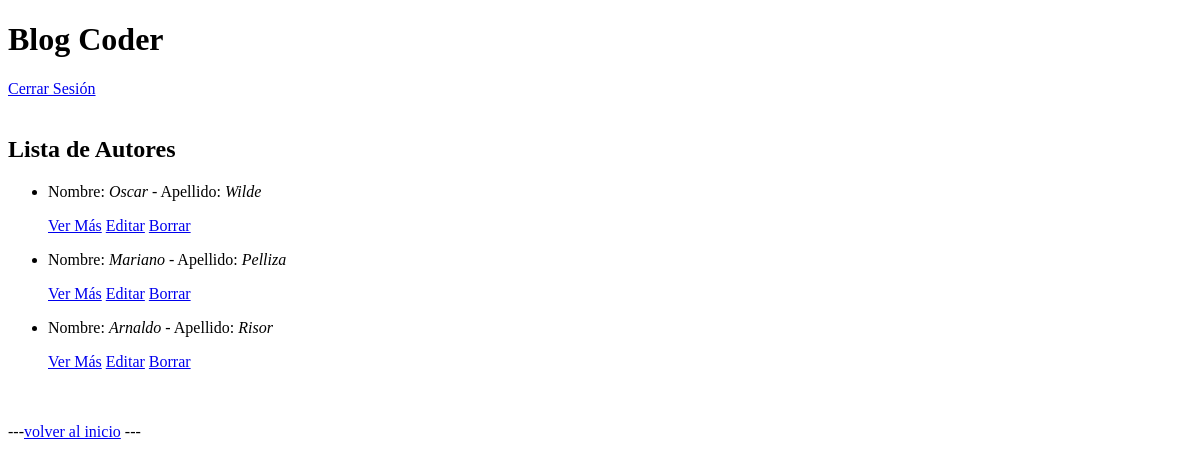
The app's page /blogcoder/ver-autores/ (signed in), older data.
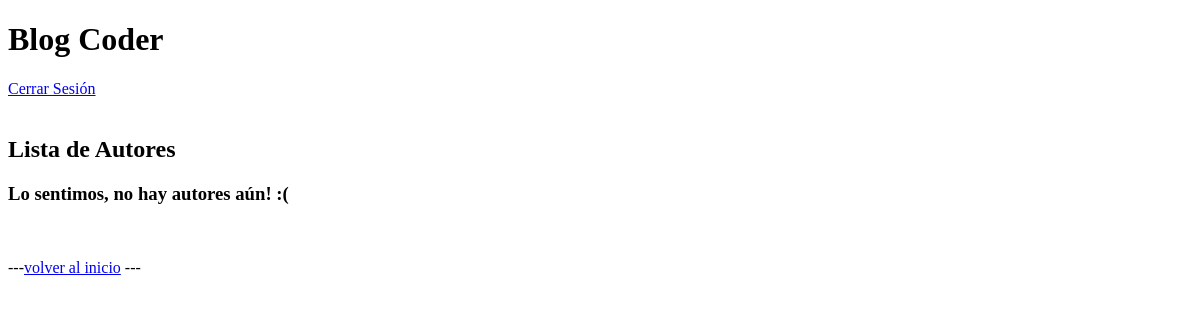
The same page, newer data.
### BlogCoder/models.py (models this page shows, shortened)
class Autor(models.Model):
    nombre = models.CharField(max_length=100)
    apellido = models.CharField(max_length=100)

### BlogCoder/views.py (the view)
# urls.py: path("ver-autores/", AutorList.as_view(), name="AutorList"),
class AutorList(LoginRequiredMixin, ListView):
    model = Autor
    template_name = "BlogCoder/autores/autor_list.html"

### BlogCoder/templates/BlogCoder/autores/autor_list.html
{% extends "BlogCoder/pagina_principal.html" %}
{% block content %}
    <h2>Lista de Autores</h2>
    {% if object_list%}
    <ul>
        {% for autor in object_list %}
        <li>
            <p>Nombre: <i>{{autor.nombre}}</i> - Apellido: <i>{{autor.apellido}}</i></p>
            <p>
                <a href="{% url 'AutorDetail' autor.id %}">Ver Más</a>
                <a href="{% url 'AutorUpdate' autor.id %}">Editar</a>
                <a href="{% url 'AutorDelete' autor.id %}">Borrar</a>
            </p>
        </li>
        {% endfor %}
    </ul>
    {% else %}
        <h3>Lo sentimos, no hay autores aún! :(</h3>
    {% endif%}
    <br><br>
        ---<a href="{% url 'Inicio' %}">volver al inicio</a> ---
{% endblock %}

Row changes from the older to the newer data that the page shows:
removed Autor: nombre "Oscar", apellido "Wilde"
removed Autor: nombre "Mariano", apellido "Pelliza"
removed Autor: nombre "Arnaldo", apellido "Risor"
Text that changed along with them:
text now shown: "Lo sentimos, no hay autores aún! :("
